Frame 1 (no input): blank canvas, image omitted
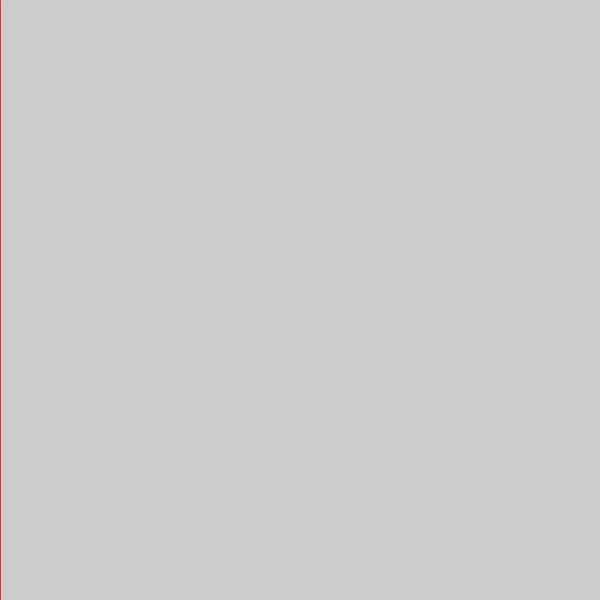
Frame 60 (the mouse pressed at the canvas centre just before this capture)
Frame 120 (the mouse held since frame 60 and released just before this capture): identical to frame 60, image omitted

The Processing sketch that drew this single still picture (run headless with seeded random() and noise(); from frame 60 on, the mouse is pressed at the canvas centre):

// Processing sketch: processing_116085
// ── processing_116085.pde

float prevX;
float prevY;
int currentBrush = 0;
color backgroundColor;
 PImage palletteImage;
  float drip = 0;
float dripX = 0;
float dripY = 0;

  
  
 float s=.5;
 float r=1;
void setup()
{
  size(600, 600);

}
  
void draw()
{

  if (mousePressed == true && mouseButton == RIGHT)
  {
    backgroundColor = get(mouseX,mouseY);
  }
  if (mousePressed == true)
  {
    if (mouseButton == LEFT && currentBrush==1)
    {
       drawX(mouseX, mouseY, color(255, 0, 0), 4);
       drip = 0;
    }
    if (mouseButton == LEFT && currentBrush==0)
    {
 
  
      //float d = dist(pmouseX,pmouseY,mouseX,mouseY);
       pushMatrix();
       translate(pmouseX,pmouseY);
       rotate(r);
       scale(s);
        fill(backgroundColor);
        triangle(-30, 30, 0, -30, 30, 30);
       popMatrix();
 
    }
    if (mouseButton ==LEFT && currentBrush==2)
    {
      line(0,0,mouseX,mouseY);
      line(600,600,mouseX,mouseY);
      line(0,600,mouseX,mouseY);
      line(600,0,mouseX,mouseY);
      line(300,300,mouseX,mouseY);
      line(0,300,mouseX,mouseY);
      line(300,0,mouseX,mouseY);
      line(300,600,mouseX,mouseY);
      line(600,300,mouseX,mouseY);
      line(400,400,mouseX,mouseY);
      line(200,200,mouseX,mouseY);
      line(500,500,mouseX,mouseY);
      line(200,400,mouseX,mouseY);
      line(100,600,mouseX,mouseY);
      line(400,600,mouseX,mouseY);
      line(500,600,mouseX,mouseY);
      line(100,200,mouseX,mouseY);
      line(500,100,mouseX,mouseY);
      line(400,200,mouseX,mouseY);
      line(500,200,mouseX,mouseY);
      line(500,300,mouseX,mouseY);
      line(400,100,mouseX,mouseY);
      line(400,200,mouseX,mouseY);
      line(200,0,mouseX,mouseY);
    }
  }
  if (drip < 50) // only draw 50 segments
  {
    stroke(255,0,0, calculateOpacity(drip)); // fade out by scaling with drip value
      
    float nextY = dripY + 10;
    line(dripX, dripY, dripX, nextY);
    dripY = nextY;
  }
  prevX = mouseX;
  prevY = mouseY;
}


void keyReleased()
{
  if (key == '0')
  {
    currentBrush = 0;
  }
  if (key == '1')
  {
    currentBrush = 1;
  }
    if (key == '2')
  {
    currentBrush = 2;
  }
  if (keyCode == UP)
  {
    s+=.1;
  }
    if (keyCode == DOWN)
  {
    s-=.1;
  }
  if (keyCode == LEFT)
  {
    r+=1;
  }
    if (keyCode == RIGHT)
  {
    r-=1;
  }
}


void drawX(float x, float y, color xcolor, float weight)
{
  stroke(xcolor);
  strokeWeight(weight);


   
  dripX = x;
  dripY = y;
}
 
float addTwoFloats(float x, float y)
{
  return (((x + y) * 2) / 7);
}
  
float calculateOpacity(float drip)
{
  return 200 - (drip * 10);
}
 
float cubeFloat(float x)
{
  return x * x * x;
}
